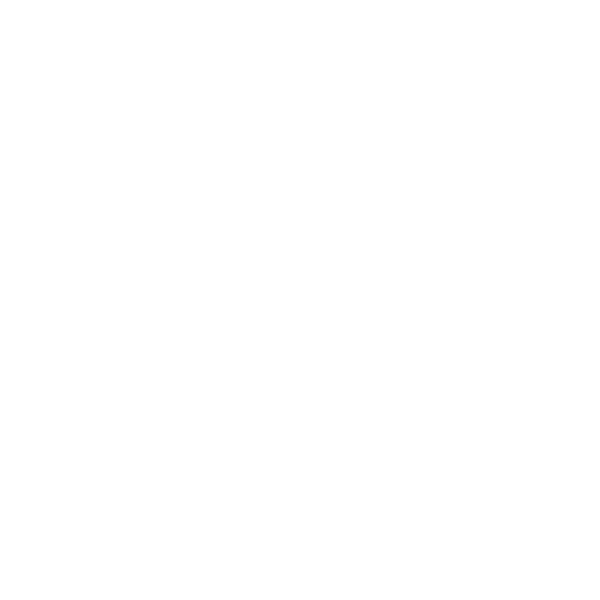
Frame 1 (no input)
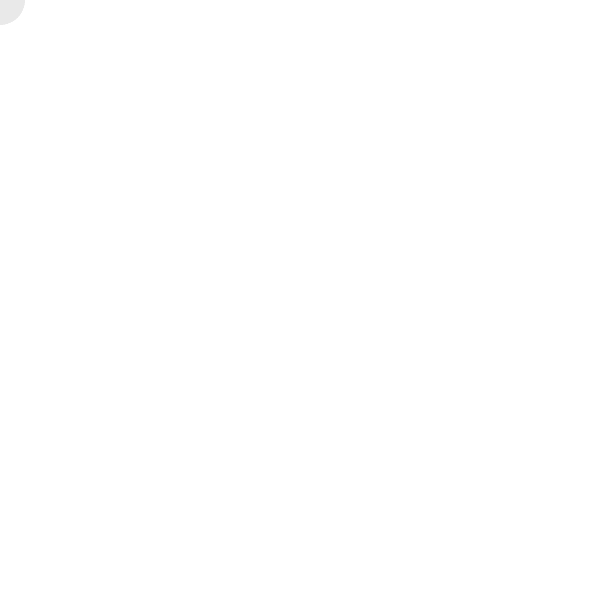
Frame 60 (the mouse pressed at the canvas centre just before this capture)
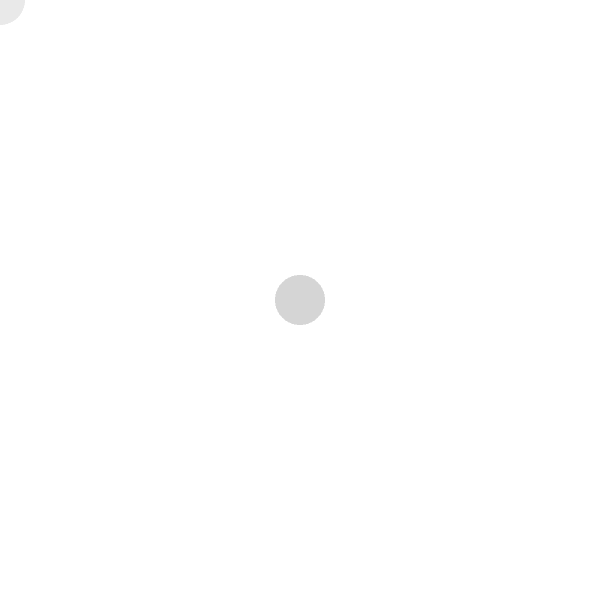
Frame 120 (the mouse held since frame 60 and released just before this capture)

The Processing sketch that drew these frames (run headless with seeded random() and noise(); from frame 60 on, the mouse is pressed at the canvas centre):

// Processing sketch: processing_135541
// ── processing_135541.pde

float r=0;
void setup() {
  size (600, 600);
  colorMode (HSB);
  background (255);
}
void draw() {
  noStroke ();
  fill(random(r*58), random(r/698), random(r/6), random(r/680));
  //fill(68, r/5, 255, r*9);
  ellipse (mouseX, mouseY, 50, 50);
  ellipse (mouseY, mouseX, 50, 50);
  r += 30;
}
